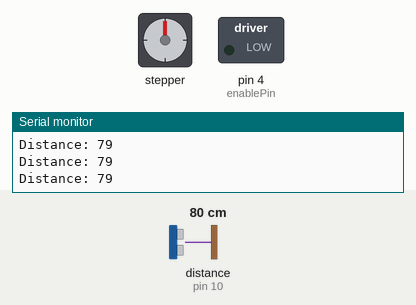
Simulated run of this sketch. Board: Arduino Uno, built with avr-gcc and run on an emulated ATmega328P. Shown: stepper motor, switched loads named in the sketch (green lamp = pin HIGH), the last lines printed to the serial monitor. Wiring (inferred from the names in the program): ultrasonic range finder: trigger pin 9; echo pin 10. The inputs (shaded band) are chosen by the test bench; at power-on: distance to the obstacle (sensor on pin 10) 80 cm. The echo pulse lasts 58.3 µs per cm; stepper angles assume 200 steps per turn; pins used as bus, display or sensor lines are not drawn.

Above: at 1.2 s.
1.3 s: distance to the obstacle (sensor on pin 10) set to 44 cm
4.3 s: distance to the obstacle (sensor on pin 10) set to 39 cm
At 12.0 s:
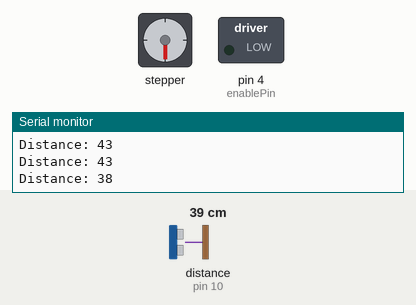
At 24.8 s:
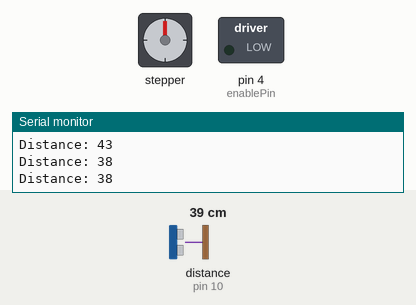
Timing chart, 0 to 25.3 s (numbered marks = the images above; inputs shaded):
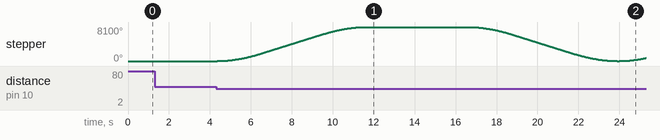

Measured:
- the behaviour switches between 42 and 41 cm on distance to the obstacle (sensor on pin 10) (found by bisection; images 0 and 1)
- after the input at 4.3 s, stepper: turns 8100° clockwise in 7.3 s, then 8100° counter-clockwise in 7.2 s, then 718° clockwise in 1.3 s

The sketch:

V-clean_big_bin_code_sketch_mar26a.ino
```cpp
#include <AccelStepper.h>

// Pin definitions for the stepper motor
#define dirPin 2
#define stepPin 3
#define enablePin 4

// Pin definitions for the ultrasonic sensor
#define trigPin 9
#define echoPin 10

AccelStepper stepper(AccelStepper::DRIVER, stepPin, dirPin);

// Distance threshold for triggering the motor (in centimeters)
const int triggerDistance = 40;

long stepsToOpen = 4500;  // You can adjust this to change how far the lid opens
long duration, distance;

void setup() {
  pinMode(enablePin, OUTPUT);
  digitalWrite(enablePin, LOW); // Enable driver

  stepper.setMaxSpeed(1000);      // Set motor speed
  stepper.setAcceleration(500);   // Set acceleration

  // Set up the ultrasonic sensor
  pinMode(trigPin, OUTPUT);
  pinMode(echoPin, INPUT);

  Serial.begin(9600);  // Start serial communication for debugging
}

void loop() {
  // Trigger the ultrasonic sensor to send a pulse
  digitalWrite(trigPin, LOW);
  delayMicroseconds(2);
  digitalWrite(trigPin, HIGH);
  delayMicroseconds(10);
  digitalWrite(trigPin, LOW);

  // Read the pulse duration from the echo pin
  duration = pulseIn(echoPin, HIGH);
  distance = duration * 0.0344 / 2;  // Convert to centimeters

  // Print distance to serial monitor (for debugging)
  Serial.print("Distance: ");
  Serial.println(distance);

  // Check if the distance is less than or equal to the threshold
  if (distance <= triggerDistance) {
    // Move lid up
    stepper.moveTo(stepsToOpen);
    while (stepper.distanceToGo() != 0) {
      stepper.run();
    }

    delay(5000);  // Wait 5 seconds before moving the lid back down

    // Move lid back down
    stepper.moveTo(0);
    while (stepper.distanceToGo() != 0) {
      stepper.run();
    }
  }

  delay(100);  // Short delay before the next sensor reading
}
```
